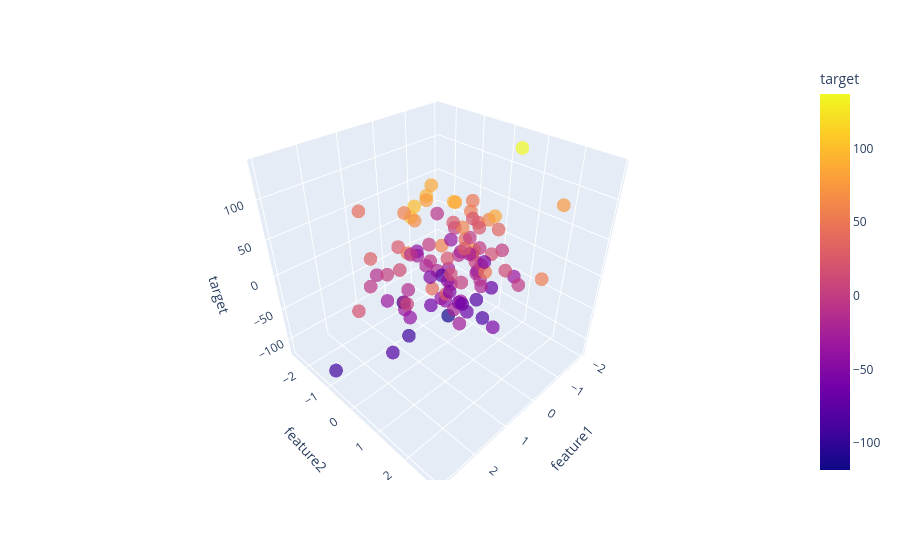

The notebook cell this image was saved under:
### Code cell
fig = px.scatter_3d(df, x='feature1', y='feature2', z='target', color='target', opacity=0.7)

fig.show()
